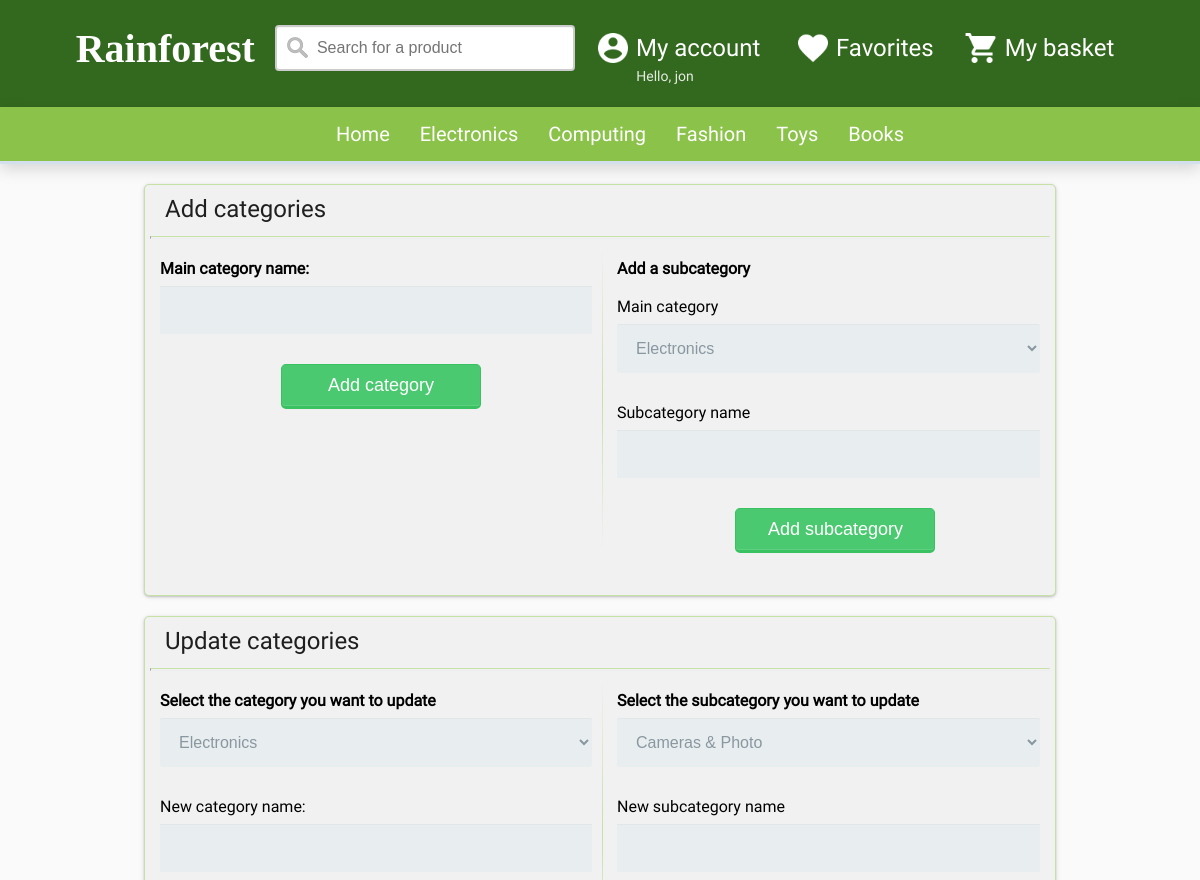
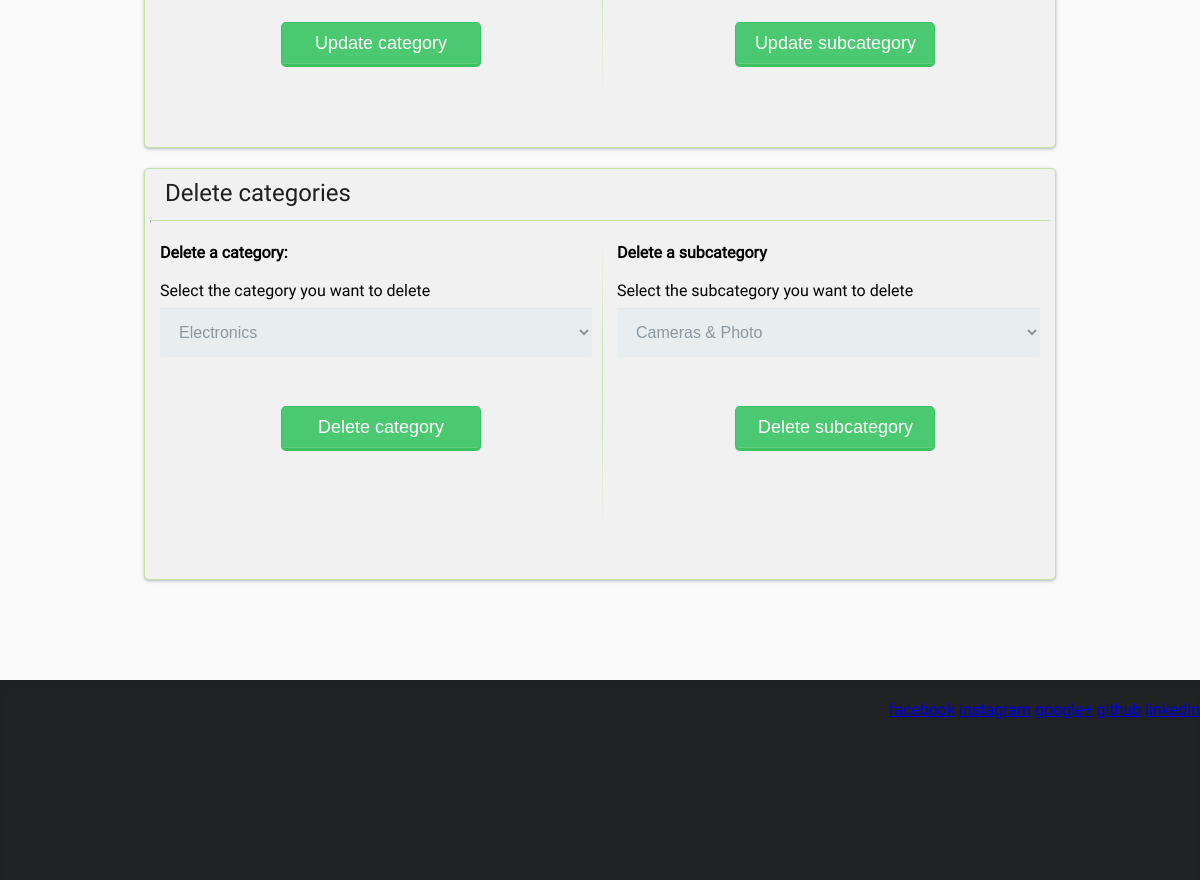
/administrator.php (signed in), run on the app's committed database (2 pictures, top to bottom).
### tables this page shows
CREATE TABLE `user` (
  `firstname` varchar(50) NOT NULL,
  `lastname` varchar(50) NOT NULL,
  `email` varchar(100) NOT NULL,
  `dob` date DEFAULT NULL,
  `password` varchar(45) NOT NULL,
  `gender` char(1) DEFAULT NULL,
  `phone` varchar(14) DEFAULT NULL,
  PRIMARY KEY (`email`)
);

CREATE TABLE `categories` (
  `category_id` int(1) NOT NULL AUTO_INCREMENT,
  `category_name` varchar(45) NOT NULL,
  PRIMARY KEY (`category_id`)
);

### session.php (called while the page is built, shortened)
<?php
    require 'mysql.php';
    $stmt = $pdo->prepare('SELECT * FROM user WHERE email = :email');
    $criteria = [
      'email' => $_SESSION['login_user']
    ];
    $stmt -> execute($criteria);
    foreach ($stmt as $row) {
    $row['email'];
    $row['password'];
    }
    $hello = 'Hello, ';
    $user_firstname = $row['firstname'];
?>

### administrator.php (the view, shortened to what this page needs)
<?php
include('session.php');
require 'header.php';
 ?>
   <section class="mainAdmin">
     <div class="row">
       Add categories
     </div>
        <hr class="article">
        <div class="addCategory">
            <div class="leftArticle">
                <form action="administrator.php" method="post">
                <label for="category"><b>Main category name:</b></label>
                <input type="text" name="category" value="<?php if(isset($_POST['category'])) { echo $_POST['category']; } else{ "";} ?>">
                <button type="submit" class="categoryBtn">Add category</button>
              </form>
            </div>
            <div class="rightArticle">
              <b>Add a subcategory</b>
              <form action="administrator.php" method="post">
              <label for="mainCategory">Main category</label>
                <select name="mainCategory">
              <?php
                $stmtGetlastID = $pdo->prepare('SELECT * FROM categories');
                $stmtGetlastID->execute();
                while($getCategories = $stmtGetlastID->fetch()){
                  echo '<option value="' . $getCategories['category_id'] . '">' . $getCategories['category_name'] . '</option>';
                }
              ?>
              </select>
              <label for="subcategory">Subcategory name</label>
              <input type="text" name="subcategory" value="<?php if(isset($_POST['subcategory'])) { echo $_POST['subcategory']; } else{ "";} ?>">
              <button type="submit" class="categoryBtn">Add subcategory</button>
            </form>
          </div>
  </div>
   </section>
   <section class="mainAdmin">
     <div class="row">
       Update categories
     </div>
        <hr class="article">
        <div class="addCategory">
            <div class="leftArticle">
                <form action="administrator.php" method="post">
                  <label for="UPmainCategory"><b>Select the category you want to update</b></label>
                    <select name="UPmainCategory">
                  <?php
                    $stmtGetlastID->execute();
                    while($getCategories = $stmtGetlastID->fetch()){
                      echo '<option value="' . $getCategories['category_id'] . '">' . $getCategories['category_name'] . '</option>';
                    }
                  ?>
                  </select>
                  <label for="UPcategory">New category name:</label>
                  <input type="text" name="UPcategory" value="<?php if(isset($_POST['UPcategory'])) { echo $_POST['UPcategory']; } else{ "";} ?>">
                <button type="submit" class="categoryBtn">Update category</button>
              </form>
            </div>
            <div class="rightArticle">
              <form action="administrator.php" method="post">
                <label for="UPsubcategorySel"><b>Select the subcategory you want to update</b></label>
                  <select name="UPsubcategorySel">
                  <?php
                    $stmtGetSubcategory = $pdo->prepare('SELECT * FROM subcategories');
                    $stmtGetSubcategory->execute();
                    while($getSubcategories = $stmtGetSubcategory->fetch()){
                      echo '<option value="' . $getSubcategories['subcategory_id'] . '">' . $getSubcategories['subcategory_name'] . '</option>';
                    }
                  ?>
                </select>
              <label for="UPsubcategory">New subcategory name</label>
              <input type="text" name="UPsubcategory" value="<?php if(isset($_POST['UPsubcategory'])) { echo $_POST['UPsubcategory']; } else{ "";} ?>">
              <button type="submit" class="categoryBtn">Update subcategory</button>
            </form>
          </div>
  </div>
   </section>
   <section class="mainAdmin">
     <div class="row">
       Delete categories
     </div>
        <hr class="article">
        <div class="addCategory">
            <div class="leftArticle">
                <form action="administrator.php" method="post">
                  <b>Delete a category:</b>
                  <br/>
                  <br/>
                  <label for="DmainCategory">Select the category you want to delete</label>
                    <select name="DmainCategory" title="Deleting a category will delete all the subcategories too">
                  <?php
                    $stmtGetlastID->execute();
                    while($getCategories = $stmtGetlastID->fetch()){
                      echo '<option value="' . $getCategories['category_id'] . '">' . $getCategories['category_name'] . '</option>';
                    }
                  ?>
                  </select>
                <br/>
                <br/>
                <button type="submit" class="categoryBtn" name="delCat">Delete category</button>
              </form>
            </div>
            <div class="rightArticle">
              <b>Delete a subcategory</b>
              <form action="administrator.php" method="post">
              <label for="Dsubcategory">Select the subcategory you want to delete</label>
                <select name="Dsubcategory">
                <?php
                  $stmtGetSubcategory = $pdo->prepare('SELECT * FROM subcategories');
                  $stmtGetSubcategory->execute();
                  while($getSubcategories = $stmtGetSubcategory->fetch()){
                    echo '<option value="' . $getSubcategories['subcategory_id'] . '">' . $getSubcategories['subcategory_name'] . '</option>';
                  }
                ?>
              </select>
              <br/>
              <br/>
              <button type="submit" class="categoryBtn" name="delSubcat">Delete subcategory</button>
            </form>
          </div>
  </div>
   </section>
 <?php
require 'footer.php';
?>

### header.php (shortened to what this page needs)
<?php
if (isset($_SESSION['loggedin'])) {
   include('session.php');
 }
require 'mysql.php';
$stmtMenu = $pdo->prepare('SELECT * FROM categories');
$stmtMenu->execute();
 ?>
<!DOCTYPE HTML>
<head>
    <link rel="stylesheet" href="style.css"  />
</head>
<body>
    <header>
      <div class="centerHeader">
        <a href="index.php" class="top">
        <h1 class="title">Rainforest</h1>
        </a>
<form class="search">
  <input type="text" name="search" placeholder="Search for a product">
</form>
<div class="myaccount">
  <a href="signin.php" class="top" id="account">
  <img src="images/account.png" class="topIco" alt"Account icon" height="36px" width="36px">
  <p class='headerP'>My account</p>
</a>
</div>
    <p class="username"><?php echo $hello . $user_firstname; ?></p>
  <a href="#" class="top">
  <img src="images/favorite.png" class="topIco" alt"Favorite icon" height="36px" width="36px">
  <p class='headerP'>Favorites</p>
  </a>
  <a href="#" class="top">
  <img src="images/basket.png" class="topIco" alt"Basket icon" height="36px" width="36px">
  <p class='headerP'>My basket</p>
  </a>
</div>
<ul class="navigation">
  <li><a href="index.php">Home</a></li>
  <?php
  while($category = $stmtMenu->fetch()){
    echo '<li><a href="http://v.je/product.php?category=' . $category['category_id'] . '">' . $category['category_name'] . '</a>';
    echo '<ul>';
    echo '</ul></li>' ;
  }
  ?>
</ul>
    </header>

### style.css (style rules this page uses)
body { background-color: #fafafa; background-repeat: no-repeat; background-size: cover; margin: 0; font-family: Roboto-regular, sans-serif; }
button { cursor: pointer; }
.title { font-size: 250%; color: #FFFFFF; float: left; font-family: Intro; margin: 0; padding-right: 20px; }
header { background-color: #33691E; }
.centerHeader { height: 72px; display: flex; justify-content: center; padding-top: 25px; padding-bottom: 10px; }
.search input[type=text] { width: 300px; box-sizing: border-box; border: 2px solid #ccc; border-radius: 4px; font-size: 16px; background-color: white; background-image: url('images/searchIco.png'); background-position: 10px 10px; background-repeat: no-repeat; padding: 12px 20px 12px 40px; float: left; }
.headerP { margin-right: 10px; color: #FFFFFF; float: left; margin-top: 9px; margin-left: 5px; font-size: 24px; }
.username { position: absolute; float: right; margin-top: 43px; margin-left: 130px; font-size: 14px; color: #FFFFFF; opacity: 0.87; }
.topIco { float: left; margin-left: 20px; margin-top: 5px; }
.myaccount a.top { width: 200px; height: 50px; float: left; }
.myaccount { z-index: 4; height: 60px; position: relative; }
input[type="text"], input[type="password"], input[type="date"], input[type="datetime"], input[type="email"], input[type="number"], input[type="search"], input[type="tel"], input[type="time"], input[type="url"], textarea, select { background: rgba(255, 255, 255, 0.1); border: none; font-size: 16px; height: auto; margin: 0; outline: 0; padding: 15px; width: 100%; background-color: #e8eeef; color: #8a97a0; box-shadow: 0 1px 0 rgba(0, 0, 0, 0.03) inset; margin-bottom: 30px; }
select { padding: 15px; height: auto; border-radius: 2px; }
button.categoryBtn { padding: 10px 10px; color: #FFF; background-color: #4bc970; font-size: 18px; text-align: center; border-radius: 5px; width: 200px; border: 1px solid #3ac162; border-width: 1px 1px 3px; box-shadow: 0 -1px 0 rgba(255, 255, 255, 0.1) inset; position: relative; left: 28%; margin-bottom: 20px; }
label { display: block; margin-bottom: 8px; }
.navigation { z-index: -1; font-size: 20px; background-color: #8BC34A; list-style: none; margin: 0; display: flex; justify-content: center; border-bottom: 3px solid #d2e0ed; -webkit-box-shadow: 0px 5px 15px 0px rgba(0, 0, 0, 0.15); -moz-box-shadow: 0px 5px 15px 0px rgba(0, 0, 0, 0.15); box-shadow: 0px 5px 15px 0px rgba(0, 0, 0, 0.15); margin-bottom: 20px; }
.navigation li { position: relative; z-index: 1; }
.navigation a { text-decoration: none; display: block; padding: 15px; color: white; }
section.mainAdmin { padding: 5px; background-color: #f1f1f1; width: 900px; height: 400px; right: 10px; left: 10px; bottom: 0; border-radius: 5px; box-shadow: 0 1px 2px 0 rgba(0, 0, 0, 0.16), 0 1px 5px 0 rgba(0, 0, 0, 0.12); margin: 20px auto; border: 1px solid #C5E1A5; }
div.row { font-size: 24px; padding: 5px; margin-left: 10px; opacity: 0.87; }
hr.article { height: 1px; border-top: 1px solid #C5E1A5; border-bottom: 1 solid #C5E1A5; }
.addCategory { margin-top: 10px; display: flex; flex-flow: row wrap; justify-content: space-between; }
.addCategory .leftArticle { padding: 10px; width: 48%; height: 280px; border-width: 0 1px 0 0; border-style: solid; border-image: linear-gradient(to bottom, rgba(0, 0, 0, 0), #C5E1A5, rgba(0, 0, 0, 0)) 1 100%; }
.addCategory .rightArticle { padding: 10px; width: 47%; }

### data on the page
user: firstname "jon"
categories: category_name "Electronics"
categories: category_name "Computing"
categories: category_name "Fashion"
categories: category_name "Toys"
categories: category_name "Books"

### other printed values
$hello "Hello,"
form field mainCategory "Electronics"
form field UPmainCategory "Electronics"
form field UPsubcategorySel "Cameras & Photo"
form field DmainCategory "Electronics"
form field Dsubcategory "Cameras & Photo"
